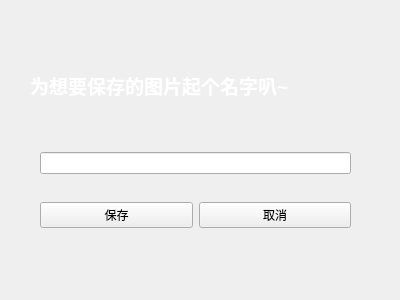
<?xml version="1.0" encoding="UTF-8"?>
<ui version="4.0">
 <class>savepic</class>
 <widget class="QWidget" name="savepic">
  <property name="geometry">
   <rect>
    <x>0</x>
    <y>0</y>
    <width>400</width>
    <height>300</height>
   </rect>
  </property>
  <property name="windowTitle">
   <string>Form</string>
  </property>
  <property name="styleSheet">
   <string notr="true">#savepic{
border-image:url(:/images/images/setlevel.jpg)
}</string>
  </property>
  <widget class="QLabel" name="label">
   <property name="geometry">
    <rect>
     <x>30</x>
     <y>60</y>
     <width>341</width>
     <height>51</height>
    </rect>
   </property>
   <property name="text">
    <string>&lt;html&gt;&lt;head/&gt;&lt;body&gt;&lt;p&gt;&lt;span style=&quot; font-size:14pt; font-weight:600; color:#ffffff;&quot;&gt;为想要保存的图片起个名字叭~&lt;/span&gt;&lt;/p&gt;&lt;/body&gt;&lt;/html&gt;</string>
   </property>
  </widget>
  <widget class="QWidget" name="verticalLayoutWidget">
   <property name="geometry">
    <rect>
     <x>40</x>
     <y>130</y>
     <width>311</width>
     <height>121</height>
    </rect>
   </property>
   <layout class="QVBoxLayout" name="verticalLayout">
    <item>
     <widget class="QLineEdit" name="picname"/>
    </item>
    <item>
     <layout class="QHBoxLayout" name="horizontalLayout">
      <item>
       <widget class="QPushButton" name="save">
        <property name="text">
         <string>保存</string>
        </property>
       </widget>
      </item>
      <item>
       <widget class="QPushButton" name="cancel">
        <property name="text">
         <string>取消</string>
        </property>
       </widget>
      </item>
     </layout>
    </item>
   </layout>
  </widget>
 </widget>
 <resources/>
 <connections/>
</ui>
